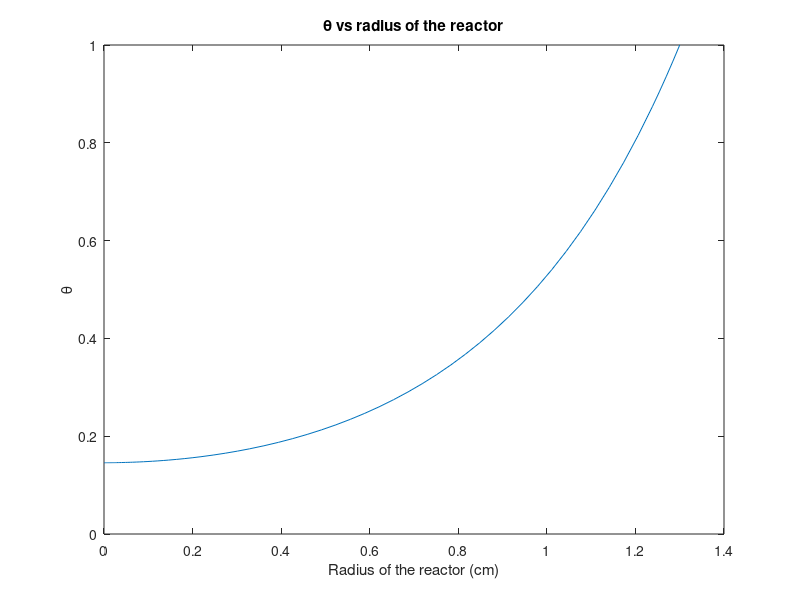

Write the MATLAB code that produced this figure.
%HW-3 Prb-4
%Navneet Singh (nsingh1@andrew.cmu.edu)

%%
% The equation in simplified form is
%
% $$\frac{d^2 \theta}{dr^2} = (\frac{hA}{k(1-\epsilon)})\theta - \frac{1}{r}\frac{d \theta}{dr}$$
%
% Above problem is BVP. First we have converted it to system of FODEs. Then
% we have used shooting method to calculate variotion of $\theta$ with r. 


function problem4
clc       %clear screen
clear all %clearing all stored variables
close all %close previous plots

%Given data
h = 0.001; %cal/cm^2 s
e = 0.36;   %porosity
A = 15;     %cm^-1
k = 0.0034; %cal/cm s

%calculating values of constant to consise equations
a = (h*A)/(k*(1-e));

%radius of the reactor
rspan = [0 1.3];

%Dirichlet BC at r = R
bc = 1; 

%using fsolve to guess initial conditions 
%guess for fsolve
guess = 0.1;

options = optimset('Display','off');
sol = fsolve(@func, guess, options);
fprintf('u1(r=0) = %f\n', sol)

%function used to calculate Initial values
function y = func(guess)
    [r, u] = ode45(@dudt, rspan, [guess, 0]);
    y  = bc - u(end,1); %checking whether u1(r=1) matches our BC.  
end

%using initla values obtained to calculate theta as fucntion of r.    
initial = [sol, 0]; 
[r, u] = ode45(@dudt, rspan, initial);

%The second order ODE converted to two FODEs. 
function f = dudt(r, u)
     f = zeros(2,1);
     f(1) = u(2);
     if r == 0 %as equation contain 1/r it will get undefined at r=0. 
         f(2) = a*u(1);
     else
         f(2) = a*u(1) - (1/r)*u(2); 
     end
end
%plotting
plot(r, u(:,1))
title('\theta vs radius of the reactor')
xlabel('Radius of the reactor (cm)')
ylabel('\theta')
end
